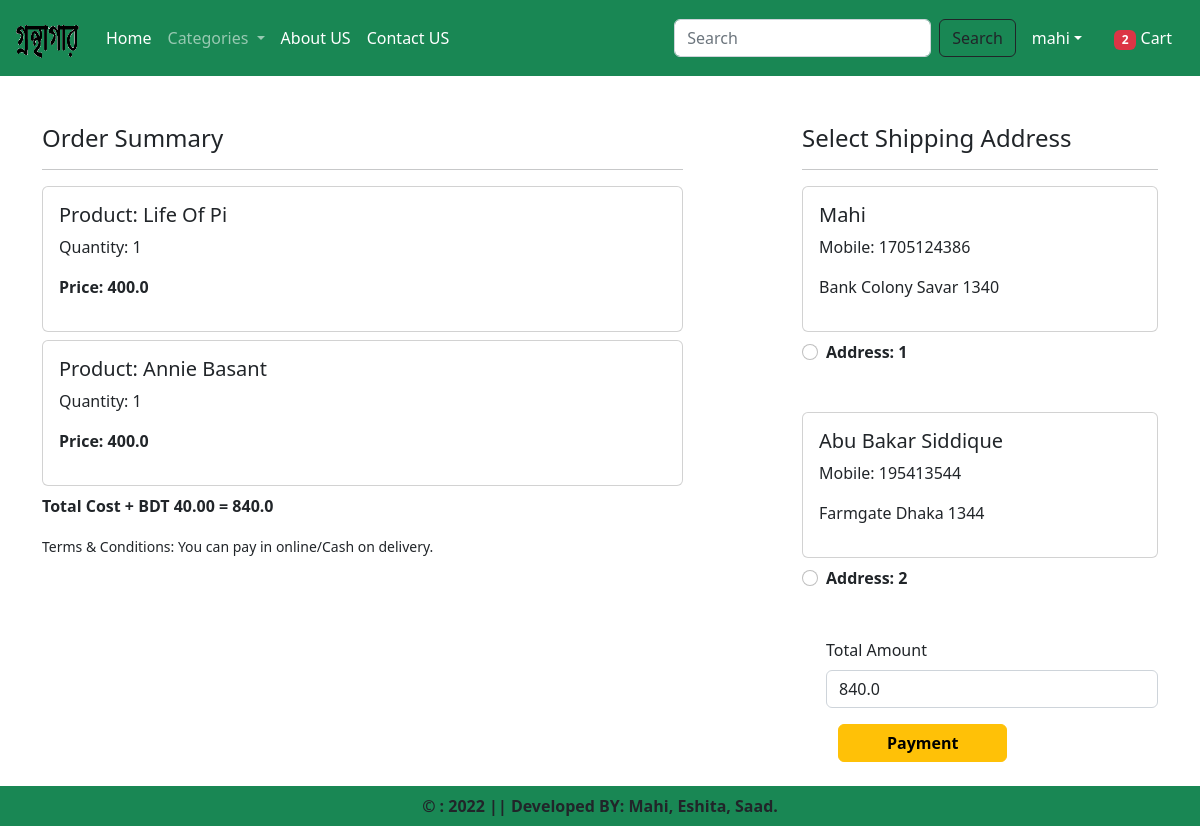
/checkout/ (signed in), run on an earlier commit of the app's database.
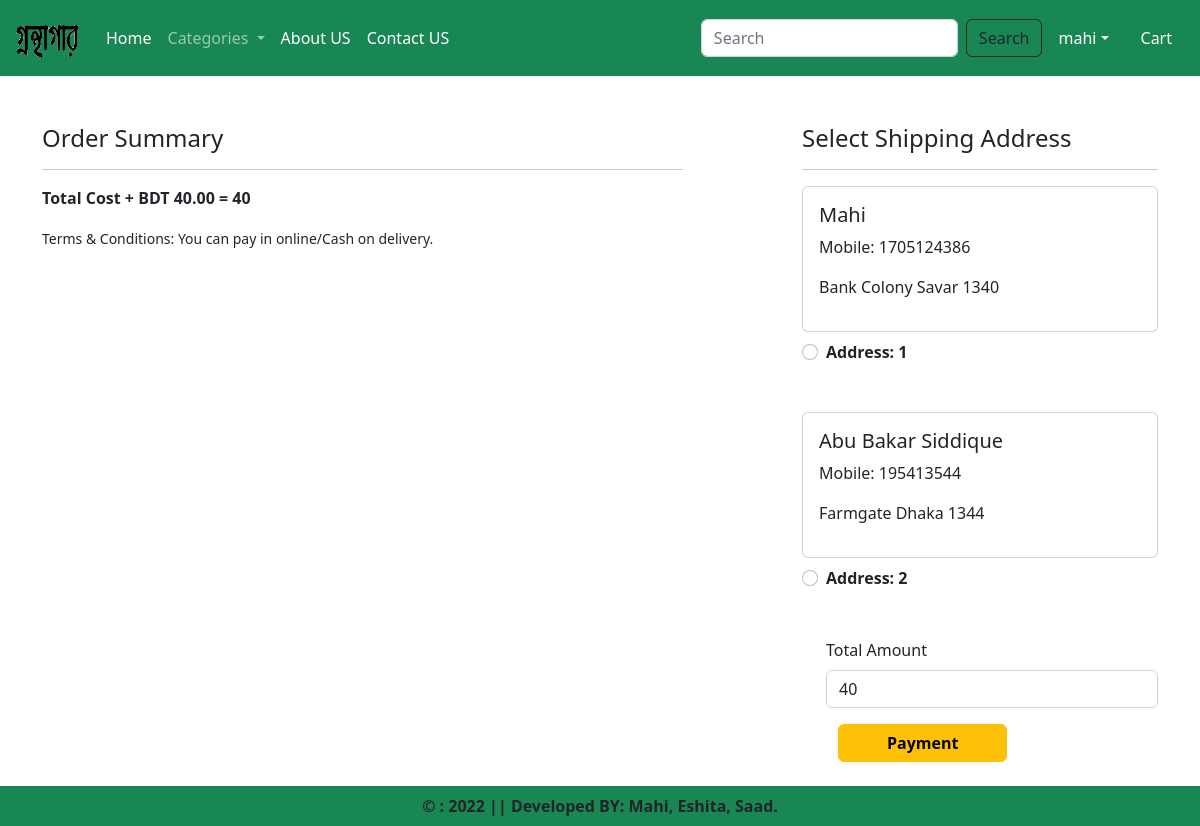
And on a later commit of the database.
### app/models.py (models this page shows, shortened)
class Cart(models.Model):
    user = models.ForeignKey(User,on_delete=models.CASCADE)
    product = models.ForeignKey(Product,on_delete=models.CASCADE)
    quantity = models.PositiveBigIntegerField(default=1)

class Product(models.Model):
    title = models.CharField(max_length=100)
    selling_price = models.FloatField()
    discounted_price = models.FloatField()
    description = models.TextField()
    category = models.CharField(choices=CATEGORY_CHOICES, max_length=2)
    product_image = models.ImageField(upload_to='product')

class Customer(models.Model):
    user = models.ForeignKey(User,on_delete=models.CASCADE)
    name = models.CharField(max_length=200)
    locality = models.CharField(max_length=200)
    city = models.CharField(max_length=50)
    mobile = models.IntegerField(default=0)
    zipcode = models.IntegerField()

### app/views.py (the view, shortened to what this page needs)
# urls.py: path('checkout/',views.checkout.as_view(),name='checkout'),
class checkout(View):
    def get(self,request):
        totalitem = 0
        if request.user.is_authenticated:
           totalitem = len(Cart.objects.filter(user=request.user))
        user = request.user
        add = Customer.objects.filter(user=user)
        cart_items = Cart.objects.filter(user=user)
        famount=0
        for p in cart_items:
            value = p.quantity * p.product.discounted_price
            famount = famount + value
        totalamount = famount + 40
        razoramount = float(totalamount * 100)
        client = razorpay.Client(auth=(settings.RAZOR_KEY_ID, settings.RAZOR_KEY_SECRET))
        data = { "amount": razoramount, "currency": "INR", "receipt": "order_rcptid_12"}
        payment_response = client.order.create(data=data)
        print(payment_response)
        order_id = payment_response['id']
        order_status = payment_response['status']
        return render(request,'app/checkout.html',locals())

### app/templates/app/checkout.html (shortened to what this page needs)
{% extends 'app/base.html' %}
{% load static  %}
{% block main-content %}
<div class="container">
<div class="row mt-5">
    <div class="col sm-6">
        <h4>Order Summary</h4>
        <hr>
        {% for item in cart_items %}
        <div class="card mb-2">
            <div class="card-body">
                <h5>Product: {{item.product.title}}</h5>
                <p>Quantity: {{item.quantity}}</p>
                <p class="fw-bold">Price: {{item.product.discounted_price}}</p>
            </div>
      </div>
     {% endfor %}
        <p class="fw-bold">Total Cost + BDT 40.00 = {{totalamount}}</p>
        <small>Terms & Conditions: You can pay in online/Cash on delivery.</small>
        </div>
<div class="col-sm-4 offset-sm-1">
    <h4>Select Shipping Address</h4>
    <hr>
    <form method="post" id="myform">
        {% for ad in add %}
        <div class="card">
            <div class="card-body">
                <h5>{{ad.name}}</h5>
                <p>Mobile: {{ad.mobile}}</p>
                <p>{{ad.locality}}  {{ad.city}} {{ad.zipcode}}  </p>
            </div>
        </div>
        <div class="form-check mt-2 mb-5">
            <input class="form-check-input" type="radio" name="custid" id="custadd{{forloop.counter}}"
            value="{{ad.id}}">
            <label class="form-check-label fw-bold" for="custadd{{forloop.counter}}">
                Address: {{forloop.counter}}
            </label>
        </div>
        {% endfor %}
        <div class="form-check mb-3">
            <label for="totamount" class="form-label">Total Amount</label>
            <input type="number" class="form-control" name="totamount" value={{totalamount}} readonly>
            <div class="container">
            <button id="rzp-button1" type="submit" class="btn btn-warning mt-3 px-5 fw-bold">Payment</button>
            </div>
          <br>
          <br>
        </div>
    </form>
</div>
</div>
</div>
{% endblock main-content %}

### app/templates/app/base.html (shortened to what this page needs)
<!DOCTYPE html>
{% load static %}
<html lang="en">
<head>
    <link href="https://cdn.jsdelivr.net/npm/bootstrap@5.2.3/dist/css/bootstrap.min.css" rel="stylesheet">
    <link rel="stylesheet" href="{% static 'app/css/owl.carousel.min.css' %}">
    <link rel="stylesheet" href="{% static 'app/css/all.min.css' %}">
    <link rel="stylesheet" href="{% static 'app/css/style.css' %}">
</head>
<body>
<nav class="navbar navbar-expand-lg navbar-dark bg-success">
  <div class="container-fluid">
    <a class="navbar-brand" href="#">
      <img src= "{% static "app/images/logo.png" %}" width="70" height="50" />
    </a>
    <div class="collapse navbar-collapse" id="navbarSupportedContent">
      <ul class="navbar-nav me-auto mb-2 mb-lg-0">
        {% if request.user.is_authenticated %}
        <li class="nav-item">
          <a class="nav-link active" aria-current="page" href="/">Home</a>
        </li>
        <li class="nav-item dropdown">
          <a class="nav-link dropdown-toggle" href="#" role="button" data-bs-toggle="dropdown" aria-expanded="false">
            Categories
          </a>
        </li>
        <li class="nav-item">
          <a class="nav-link text-white" href="/about">About US</a>
        </li>
        <li class="nav-item">
          <a class="nav-link text-white" href="/contact">Contact US</a>
        </li>
      </ul>
      <form class="d-flex" role="search" action="/search">
        <input class="form-control me-2" type="search" name="search" placeholder="Search" aria-label="Search">
        <button class="btn btn-outline-dark" type="submit">Search</button>
      </form>
    </div>
   <ul class="navbar-nav me-auto mb-2 mb-lg-0">
    <li class="nav-item dropdown mx-2">
      <a class="nav-link dropdown-toggle text-white" href="#"
      id="profileDropdown" role="button" data-bs-toggle="dropdown"
      aria-expanded="false">{{request.user}}</a>
    </li>
    <li class="nav-item mx-2">
      <a href="{% url 'showcart' %}" class="nav-link text-white">
       <span class="badge bg-danger">{% if totalitem > 0 %}{{totalitem}}{% endif %}</span> Cart </a>
    </li>
{% endif %}
   </ul>
  </div>
</nav>
{% block main-content %}
{% endblock main-content %}
<footer class="container-fluid fixed-bottom bg-success text-center p-2 mt-5">
   <b> &copy; : 2022 || Developed BY: Mahi, Eshita, Saad. </b>
</footer>
</body>
</html>

What changed in the data, as far as the page shows it:
removed Cart: product "Life Of Pi", quantity "1", product.discounted_price "400.0"
removed Cart: product "Annie Basant", quantity "1", product.discounted_price "400.0"
Also different on the page:
{{ totalamount }}: "840.0" → "40"
form field totamount: "840.0" → "40"
{{ totalitem }}: "2" → (not shown)
